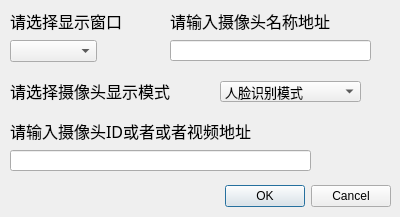
<?xml version="1.0" encoding="UTF-8"?>
<ui version="4.0">
 <class>addcamDialog</class>
 <widget class="QDialog" name="addcamDialog">
  <property name="geometry">
   <rect>
    <x>0</x>
    <y>0</y>
    <width>400</width>
    <height>217</height>
   </rect>
  </property>
  <property name="windowTitle">
   <string>添加摄像头</string>
  </property>
  <widget class="QDialogButtonBox" name="buttonBox">
   <property name="geometry">
    <rect>
     <x>190</x>
     <y>180</y>
     <width>201</width>
     <height>32</height>
    </rect>
   </property>
   <property name="orientation">
    <enum>Qt::Horizontal</enum>
   </property>
   <property name="standardButtons">
    <set>QDialogButtonBox::Cancel|QDialogButtonBox::Ok</set>
   </property>
  </widget>
  <widget class="QLineEdit" name="lineEdit">
   <property name="geometry">
    <rect>
     <x>10</x>
     <y>150</y>
     <width>301</width>
     <height>21</height>
    </rect>
   </property>
  </widget>
  <widget class="QComboBox" name="comboBox">
   <property name="geometry">
    <rect>
     <x>10</x>
     <y>40</y>
     <width>87</width>
     <height>22</height>
    </rect>
   </property>
   <property name="editable">
    <bool>false</bool>
   </property>
   <property name="currentIndex">
    <number>-1</number>
   </property>
   <property name="maxVisibleItems">
    <number>4</number>
   </property>
   <item>
    <property name="text">
     <string>win1</string>
    </property>
   </item>
   <item>
    <property name="text">
     <string>win2</string>
    </property>
   </item>
   <item>
    <property name="text">
     <string>win3</string>
    </property>
   </item>
   <item>
    <property name="text">
     <string>win4</string>
    </property>
   </item>
  </widget>
  <widget class="QLabel" name="label">
   <property name="geometry">
    <rect>
     <x>10</x>
     <y>10</y>
     <width>151</width>
     <height>21</height>
    </rect>
   </property>
   <property name="font">
    <font>
     <family>Adobe Heiti Std</family>
     <pointsize>12</pointsize>
    </font>
   </property>
   <property name="text">
    <string>请选择显示窗口</string>
   </property>
  </widget>
  <widget class="QLabel" name="label_2">
   <property name="geometry">
    <rect>
     <x>10</x>
     <y>120</y>
     <width>301</width>
     <height>21</height>
    </rect>
   </property>
   <property name="font">
    <font>
     <family>Adobe Heiti Std</family>
     <pointsize>12</pointsize>
    </font>
   </property>
   <property name="text">
    <string>请输入摄像头ID或者或者视频地址</string>
   </property>
  </widget>
  <widget class="QLabel" name="label_3">
   <property name="geometry">
    <rect>
     <x>170</x>
     <y>10</y>
     <width>211</width>
     <height>21</height>
    </rect>
   </property>
   <property name="font">
    <font>
     <family>Adobe Heiti Std</family>
     <pointsize>12</pointsize>
    </font>
   </property>
   <property name="text">
    <string>请输入摄像头名称地址</string>
   </property>
  </widget>
  <widget class="QLineEdit" name="lineEdit2">
   <property name="geometry">
    <rect>
     <x>170</x>
     <y>40</y>
     <width>201</width>
     <height>21</height>
    </rect>
   </property>
  </widget>
  <widget class="QLabel" name="label_4">
   <property name="geometry">
    <rect>
     <x>10</x>
     <y>80</y>
     <width>201</width>
     <height>21</height>
    </rect>
   </property>
   <property name="font">
    <font>
     <family>Adobe Heiti Std</family>
     <pointsize>12</pointsize>
    </font>
   </property>
   <property name="text">
    <string>请选择摄像头显示模式</string>
   </property>
  </widget>
  <widget class="QComboBox" name="comboBox2">
   <property name="geometry">
    <rect>
     <x>220</x>
     <y>81</y>
     <width>141</width>
     <height>21</height>
    </rect>
   </property>
   <property name="font">
    <font>
     <pointsize>10</pointsize>
    </font>
   </property>
   <property name="editable">
    <bool>false</bool>
   </property>
   <property name="currentIndex">
    <number>0</number>
   </property>
   <property name="maxVisibleItems">
    <number>3</number>
   </property>
   <item>
    <property name="text">
     <string>人脸识别模式</string>
    </property>
   </item>
   <item>
    <property name="text">
     <string>人脸检测模式</string>
    </property>
   </item>
   <item>
    <property name="text">
     <string>纯显示模式</string>
    </property>
   </item>
   <item>
    <property name="text">
     <string/>
    </property>
   </item>
  </widget>
 </widget>
 <resources/>
 <connections>
  <connection>
   <sender>buttonBox</sender>
   <signal>accepted()</signal>
   <receiver>addcamDialog</receiver>
   <slot>accept()</slot>
   <hints>
    <hint type="sourcelabel">
     <x>248</x>
     <y>254</y>
    </hint>
    <hint type="destinationlabel">
     <x>157</x>
     <y>274</y>
    </hint>
   </hints>
  </connection>
  <connection>
   <sender>buttonBox</sender>
   <signal>rejected()</signal>
   <receiver>addcamDialog</receiver>
   <slot>reject()</slot>
   <hints>
    <hint type="sourcelabel">
     <x>316</x>
     <y>260</y>
    </hint>
    <hint type="destinationlabel">
     <x>286</x>
     <y>274</y>
    </hint>
   </hints>
  </connection>
 </connections>
</ui>
